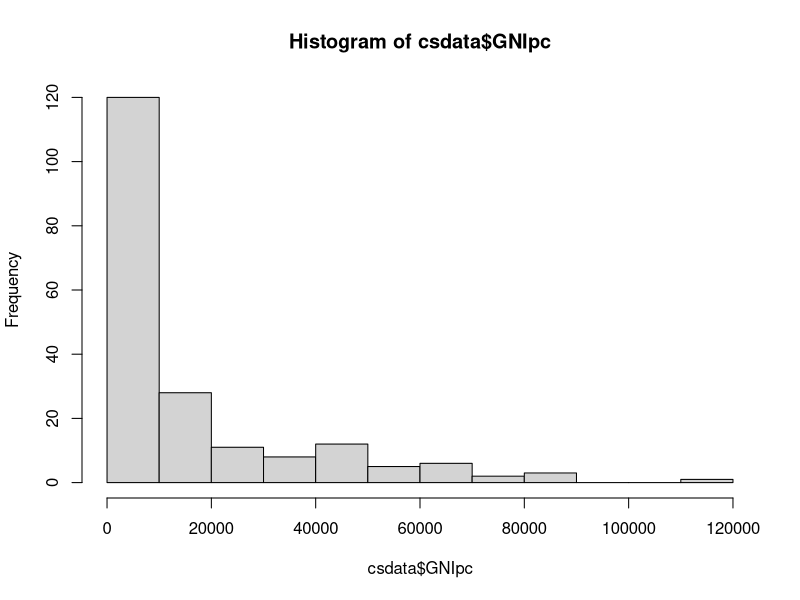
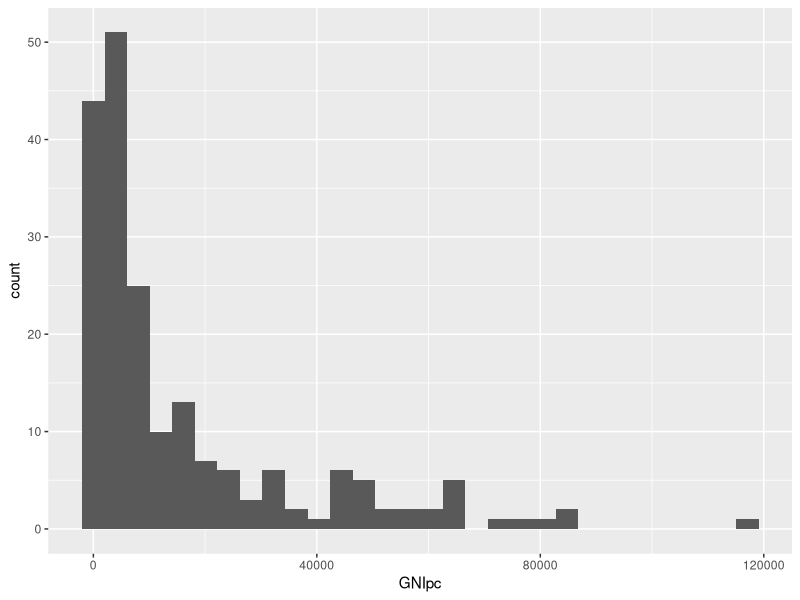
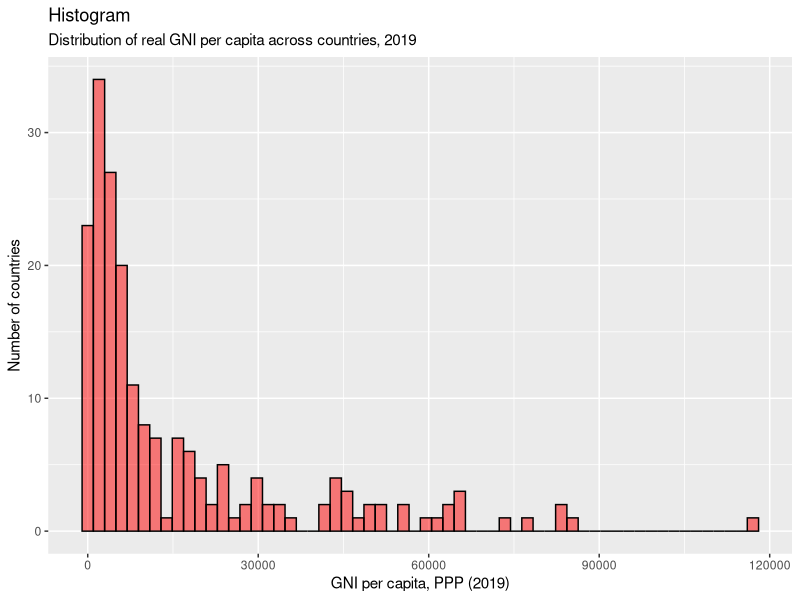

These figures' R source, in order:
## ----setup, include=FALSE-------------------------------------------------------------------------
knitr::opts_chunk$set(echo = TRUE, warning=FALSE, message = FALSE)
## This Rscript contains all the codes from the corresponding chapter of the ebook in raw form.
## They are intended to make it easy to replicate the analysis on your own computer given that 
## you have already installed R and RStudio (refer to ebook for details).
## For explanation of codes, refer to the ebook.

## To replicate the analysis in the book, download the Rscripts and the Excel spreadsheets in a 
## folder on your computer. 

## Each line of code can be evaluated within your RStudio by having your cursor on the 
## line and pressing Ctrl + Enter (Windows or Linux) or Cmd + Enter (Mac)


## Next set the working directory to this folder, using the setwd() function.
## To set the working directory, note that the path should be given as a string (enclosed in "") as
## an argument to setwd(). 

#### If you are using Unix based architecture (Mac or Linux) then simply 
#### write the path naturally. For example, if the path is /home/user/Desktop then simply type

setwd("/home/user/Desktop")

#### If you are using Windows machine, then \ characters should be escaped. For example, 
#### suppose that you place files in the folder C:\Users\user\Documents\Refresher. Then type

setwd("C:\\Users\\user\\Documents\\Refresher")


## Install packages if not already installed
install.packages("readxl")
install.packages("dplyr")
install.packages("ggplot2")
install.packages("tidyr")



## Load packages
library(readxl)
library(dplyr)
library(ggplot2)
library(tidyr)


## -------------------------------------------------------------------------------------------------
data <- read_excel("data_ch0.xlsx", sheet="mini")

data


## ---- rows.print=12-------------------------------------------------------------------------------
long.data <- data %>% 
  pivot_longer(
    cols = `2019`:`2021`, 
    names_to = "Year",
    values_to = "GNIpc"
  )

long.data


## -------------------------------------------------------------------------------------------------
wide.data <- long.data %>%
  pivot_wider(names_from = Year, values_from = GNIpc)

wide.data


## -------------------------------------------------------------------------------------------------
cs.data <- subset(long.data, Year==2021)

cs.data


## -------------------------------------------------------------------------------------------------
ts.data <- subset(long.data, Country=="UK")

ts.data


## -------------------------------------------------------------------------------------------------
summary(cs.data$GNIpc)


## -------------------------------------------------------------------------------------------------
summary(cs.data$Region)


## -------------------------------------------------------------------------------------------------
cs.data$Region <- as.factor(cs.data$Region) 


## -------------------------------------------------------------------------------------------------
summary(cs.data$Region)


## -------------------------------------------------------------------------------------------------
csdata <- read_excel("data_ch0.xlsx", sheet="csdata")

csdata


## -------------------------------------------------------------------------------------------------
hist(csdata$GNIpc)


## -------------------------------------------------------------------------------------------------
ggplot(csdata, aes(x=GNIpc)) + 
  geom_histogram()


## -------------------------------------------------------------------------------------------------
ggplot(csdata, aes(x=GNIpc)) + 
  geom_histogram(bins=60, color="black", fill="red", alpha=0.5)+
  xlab("GNI per capita, PPP (2019)") + ylab("Number of countries") +
  labs(title="Histogram",
       subtitle="Distribution of real GNI per capita across countries, 2019")

